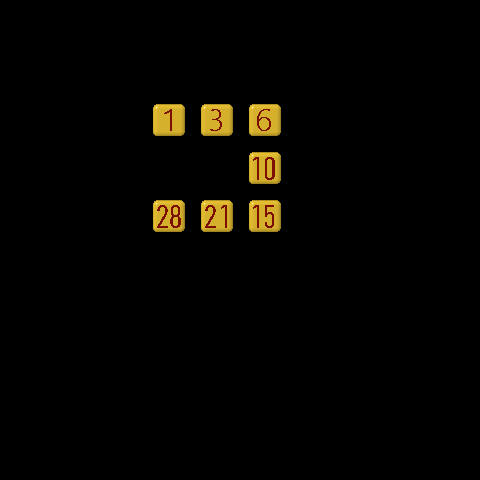

A 2D game scene composited from a Tiled map and its tileset images. What follows is a short description and the map's XML, with every tile layer's data as written:
An orthogonal 10x10 tile map with 48x48 px tiles, 2 tile layers (food, number).

<map version="1.2" tiledversion="1.2.5" orientation="orthogonal" renderorder="right-down" width="10" height="10" tilewidth="48" tileheight="48" infinite="0" nextlayerid="3" nextobjectid="1">
 <tileset firstgid="1" name="0_99" tilewidth="48" tileheight="48" tilecount="110" columns="10">
  <image source="0-99.png" width="480" height="528" />
  <tile id="30">
   <animation>
    <frame tileid="30" duration="200" />
    <frame tileid="31" duration="200" />
    <frame tileid="32" duration="200" />
    <frame tileid="33" duration="200" />
    <frame tileid="34" duration="200" />
    <frame tileid="35" duration="200" />
    <frame tileid="36" duration="200" />
    <frame tileid="37" duration="200" />
   </animation>
  </tile>
  <tile id="44">
   <animation>
    <frame tileid="40" duration="100" />
    <frame tileid="41" duration="100" />
    <frame tileid="42" duration="100" />
    <frame tileid="43" duration="100" />
    <frame tileid="44" duration="100" />
    <frame tileid="45" duration="100" />
    <frame tileid="46" duration="100" />
    <frame tileid="47" duration="100" />
   </animation>
  </tile>
 </tileset>
 <layer id="2" name="food" width="10" height="10">
  <data encoding="csv">
0,0,0,0,0,0,0,0,0,0,
0,0,0,0,0,0,0,0,0,0,
0,0,0,35,35,35,0,0,0,0,
0,0,0,0,0,35,0,0,0,0,
0,0,0,35,35,35,0,0,0,0,
0,0,0,0,0,0,0,0,0,0,
0,0,0,0,0,0,0,0,0,0,
0,0,0,0,0,0,0,0,0,0,
0,0,0,0,0,0,0,0,0,0,
0,0,0,0,0,0,0,0,0,0
</data>
 </layer>
 <layer id="1" name="number" width="10" height="10">
  <data encoding="csv">
0,0,0,0,0,0,0,0,0,0,
0,0,0,0,0,0,0,0,0,0,
0,0,0,2,4,7,0,0,0,0,
0,0,0,0,0,11,0,0,0,0,
0,0,0,29,22,16,0,0,0,0,
0,0,0,0,0,0,0,0,0,0,
0,0,0,0,0,0,0,0,0,0,
0,0,0,0,0,0,0,0,0,0,
0,0,0,0,0,0,0,0,0,0,
0,0,0,0,0,0,0,0,0,0
</data>
 </layer>
</map>
